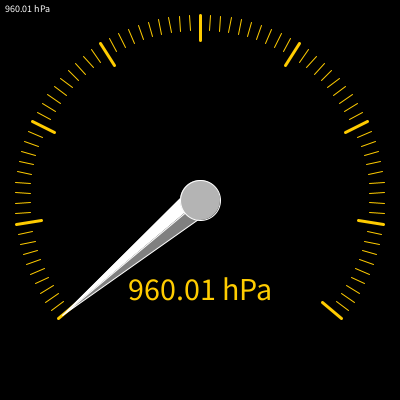
Frame 1 (no input)
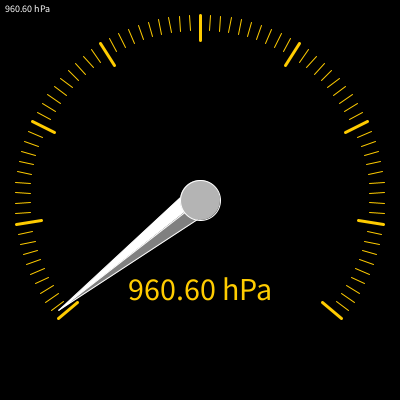
Frame 60 (the mouse pressed at the canvas centre just before this capture)
Frame 120 (the mouse held since frame 60 and released just before this capture): identical to frame 60, image omitted

The Processing sketch that drew these frames (run headless with seeded random() and noise(); from frame 60 on, the mouse is pressed at the canvas centre):

// Processing sketch: BarometerDisplay
// ── BarometerDisplay.pde
/*
 * Pressure Display, demo.
 */

int centerX = 200;
int centerY = 200;
int intRadius =  20;
int extRadius = 180;

void setup() {
  size(400, 400);
  frameRate(240); // Default is 60
  noStroke();
  noFill();
  textSize(10);
}

float pressure = 960.0f;
int sign = 1;

void draw() {
  background(0); // Black
  // Bounce on the edges
  if (pressure > 1040) {       // High
  	pressure = 1040;
    sign = -1;
  } else if (pressure < 960) { // Low
  	pressure = 960;
    sign = 1;
  }
  float increment = 0;
  if (!mousePressed) {
    increment = 0.01;
  } else {
//  println(String.format("Mouse: X=%d, Y=%d", mouseX, mouseY));
    int diffX = mouseX - centerX;
    increment = diffX / 100f;
  }
  pressure += (sign * increment);

  textSize(10);
  fill(255);
  text(String.format("%05.2f hPa", pressure), 5, 12);

  // The ticks
  stroke(255, 204, 0); // Goldish
  for (int p=960; p<=1040; p+=1) {
    strokeWeight((p % 10 == 0 ? 3 : 1));
    float _p = ((p - 1000f) * (260f / 80f)) - 90f;
    line(centerX + ((extRadius + 5) * (float)Math.cos(Math.toRadians(_p))),
         centerY + ((extRadius + 5) * (float)Math.sin(Math.toRadians(_p))),
         centerX + ((extRadius - (p % 10 == 0 ? 20 : 10)) * (float)Math.cos(Math.toRadians(_p))),
         centerY + ((extRadius - (p % 10 == 0 ? 20 : 10)) * (float)Math.sin(Math.toRadians(_p))));
  }
  strokeWeight(1);
  stroke(255);
  // 1000 is when the hand is centered, vertical, degree 0.
  // Drawing the hand
  float _pressure = ((pressure - 1000f) * (260f / 80f)) - 90f;
//println(String.format("Pressure: %.02f, Angle: %f", pressure, _pressure));
  fill(255); // White
  triangle(centerX,
           centerY,
           (float)(centerX + (extRadius * Math.cos(Math.toRadians(_pressure)))),
           (float)(centerY + (extRadius * Math.sin(Math.toRadians(_pressure)))),
           (float)(centerX + (intRadius * Math.cos(Math.toRadians(_pressure + 45)))),
           (float)(centerY + (intRadius * Math.sin(Math.toRadians(_pressure + 45)))));
  fill(128); // Gray
  triangle(centerX,
           centerY,
           (float)(centerX + (extRadius * Math.cos(Math.toRadians(_pressure)))),
           (float)(centerY + (extRadius * Math.sin(Math.toRadians(_pressure)))),
           (float)(centerX + (intRadius * Math.cos(Math.toRadians(_pressure - 45)))),
           (float)(centerY + (intRadius * Math.sin(Math.toRadians(_pressure - 45)))));

  // knob
  fill(180); // Grey'ish
  ellipse(centerX, centerY, intRadius * 2, intRadius * 2);

  // print the Value
  textSize(32);
  fill(255, 204, 0); // Gold'ish
  String str = String.format("%05.2f hPa", pressure);
  float strW = textWidth(str);
  text(str, (width / 2) - (strW / 2), height - 100);
}
